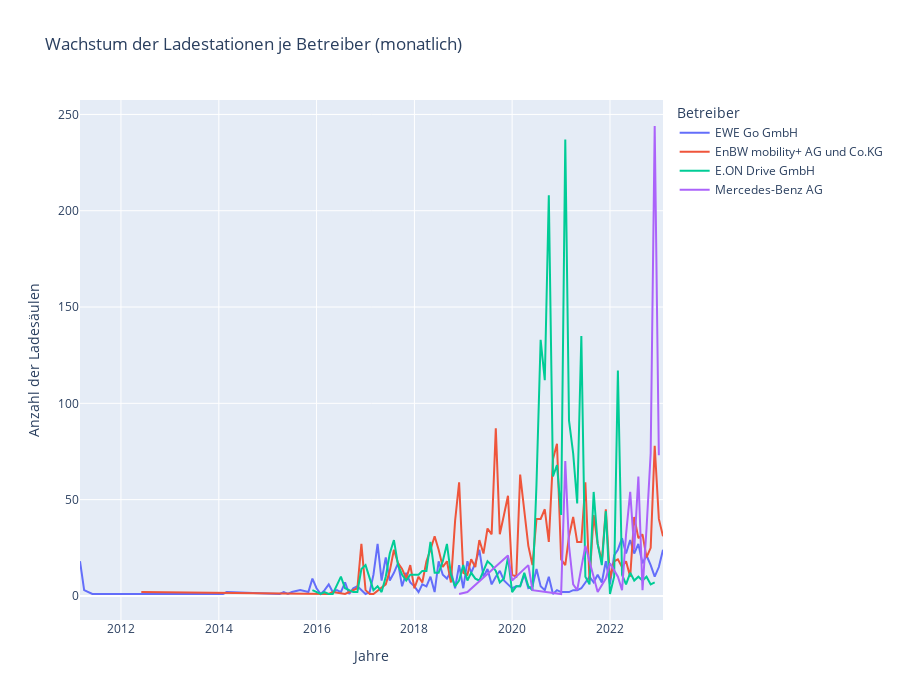

Notebook code for this chart:
### Code cell
fig = px.line(monthly_betreiber_data, 
              x='date', 
              y="count", 
              title='Wachstum der Ladestationen je Betreiber (monatlich)', 
              color='betreiber',
              labels={'betreiber': 'Betreiber'},
              height= 700)
fig.update_layout(xaxis_title='Jahre', yaxis_title='Anzahl der Ladesäulen')
fig.show()
